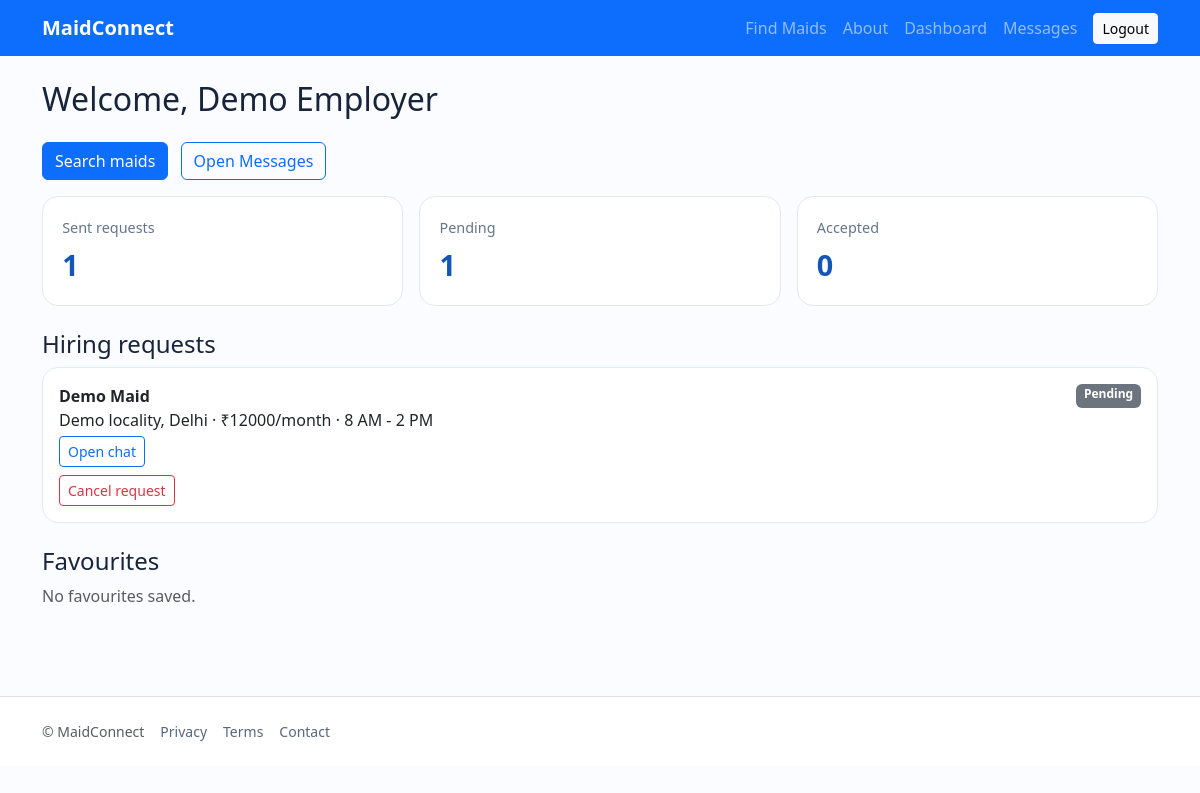
/dashboard (signed in), run on the app's committed database.
### models.py (models this page shows)
class User(db.Model):
    __tablename__ = "users"
    id = db.Column(db.Integer, primary_key=True)
    full_name = db.Column(db.String(120), nullable=False)
    mobile = db.Column(db.String(20), unique=True, nullable=False, index=True)
    email = db.Column(db.String(160), unique=True, nullable=True, index=True)
    password_hash = db.Column(db.String(255), nullable=False)
    role = db.Column(db.String(20), nullable=False)  # maid, employer, admin
    is_active = db.Column(db.Boolean, default=True, nullable=False)
    is_verified = db.Column(db.Boolean, default=False, nullable=False)
    created_at = db.Column(db.DateTime, default=datetime.utcnow, nullable=False)
    maid_profile = db.relationship("MaidProfile", back_populates="user", uselist=False, cascade="all, delete-orphan")
    employer_profile = db.relationship("EmployerProfile", back_populates="user", uselist=False, cascade="all, delete-orphan")

class HiringRequest(db.Model):
    __tablename__ = "hiring_requests"
    id = db.Column(db.Integer, primary_key=True)
    employer_id = db.Column(db.Integer, db.ForeignKey("users.id"), nullable=False, index=True)
    maid_id = db.Column(db.Integer, db.ForeignKey("users.id"), nullable=False, index=True)
    job_location = db.Column(db.String(250), nullable=False)
    salary_offered = db.Column(db.Integer, nullable=False)
    work_timings = db.Column(db.String(100), nullable=False)
    job_description = db.Column(db.Text, default="")
    status = db.Column(db.String(20), default="Pending", nullable=False, index=True)
    created_at = db.Column(db.DateTime, default=datetime.utcnow, nullable=False)
    updated_at = db.Column(db.DateTime, default=datetime.utcnow, onupdate=datetime.utcnow, nullable=False)
    employer = db.relationship("User", foreign_keys=[employer_id])
    maid = db.relationship("User", foreign_keys=[maid_id])

### app.py (the view)
    @app.route("/dashboard")
    @login_required
    def dashboard():
        user = current_user()
        if user.role == "maid": return render_template("maid_dashboard.html", user=user,
            requests=HiringRequest.query.filter_by(maid_id=user.id).order_by(HiringRequest.created_at.desc()).all())
        if user.role == "employer": return render_template("employer_dashboard.html", user=user,
            requests=HiringRequest.query.filter_by(employer_id=user.id).order_by(HiringRequest.created_at.desc()).all(),
            favourites=Favourite.query.filter_by(employer_id=user.id).all())
        return redirect(url_for("admin_dashboard"))

### templates/employer_dashboard.html (shortened to what this page needs)
{% extends "base.html" %}{% block content %}<h1 class="h2">Welcome, {{ user.full_name }}</h1><a class="btn btn-primary my-3" href="{{ url_for('maid_list') }}">Search maids</a>
<a class="btn btn-outline-primary my-3 ms-2" href="{{ url_for('messages_inbox') }}">Open Messages</a>
<div class="row g-3 mb-4"><div class="col-md-4"><div class="stat"><span>Sent requests</span><strong>{{ requests|length }}</strong></div></div><div class="col-md-4"><div class="stat"><span>Pending</span><strong>{{ requests|selectattr('status','equalto','Pending')|list|length }}</strong></div></div><div class="col-md-4"><div class="stat"><span>Accepted</span><strong>{{ requests|selectattr('status','equalto','Accepted')|list|length }}</strong></div></div></div>
<h2 class="h4">Hiring requests</h2>{% for r in requests %}<div class="card mb-2"><div class="card-body"><div class="d-flex justify-content-between"><strong>{{ r.maid.full_name }}</strong><span class="badge text-bg-secondary">{{ r.status }}</span></div><p class="mb-1">{{ r.job_location }} · ₹{{ r.salary_offered }}/month · {{ r.work_timings }}</p><a class="btn btn-sm btn-outline-primary mb-2" href="{{ url_for('chat', req_id=r.id) }}">Open chat</a>
{% if r.status=='Pending' %}<form method="post" action="{{ url_for('update_request',req_id=r.id,action='cancel') }}"><button class="btn btn-sm btn-outline-danger">Cancel request</button></form>{% elif r.status=='Completed' %}{% if not r.review %}<a class="btn btn-sm btn-outline-primary" href="{{ url_for('review',req_id=r.id) }}">Write review</a>{% endif %}{% endif %}
</div></div>{% else %}<p class="text-muted">You haven't sent any hiring requests.</p>{% endfor %}
<h2 class="h4 mt-4">Favourites</h2>{% for f in favourites %}<p><a href="{{ url_for('maid_profile',maid_id=f.maid_id) }}">{{ f.maid.full_name }}</a></p>{% else %}<p class="text-muted">No favourites saved.</p>{% endfor %}{% endblock %}

### static/css/style.css (style rules this page uses)
:root { --brand:#1456b8; --soft:#f1f6ff; }
body { background:#fbfcff; color:#17243a; min-height:100vh; }
.card { border:1px solid #e4eaf2; border-radius:1rem; }
.stat { background:#fff; border:1px solid #e2e8f0; border-radius:1rem; padding:1.2rem; display:flex; flex-direction:column; gap:.3rem; }
.stat span { color:#65758b; font-size:.9rem; }
.stat strong { font-size:1.8rem; color:var(--brand); }
a { text-decoration:none; }

### data on the page
User: full_name "Demo Employer"
HiringRequest: maid.full_name "Demo Maid", status "Pending", job_location "Demo locality, Delhi", salary_offered "12000", work_timings "8 AM - 2 PM"

### other printed values
{{ requests|length }} "1"
{{ requests|selectattr('status','equalto','Pending')|list|length }} "1"
{{ requests|selectattr('status','equalto','Accepted')|list|length }} "0"
